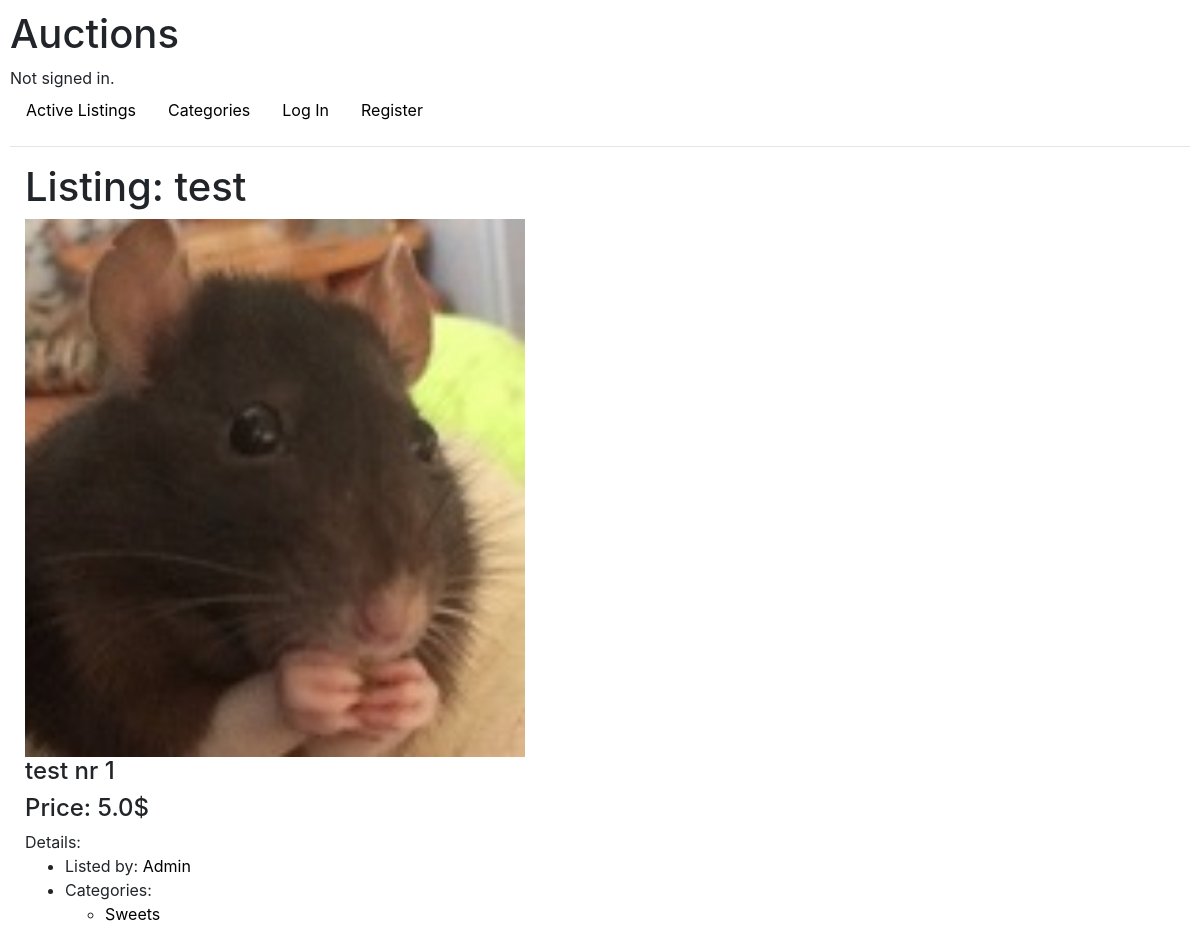
/listings/test, run on an earlier commit of the app's database.
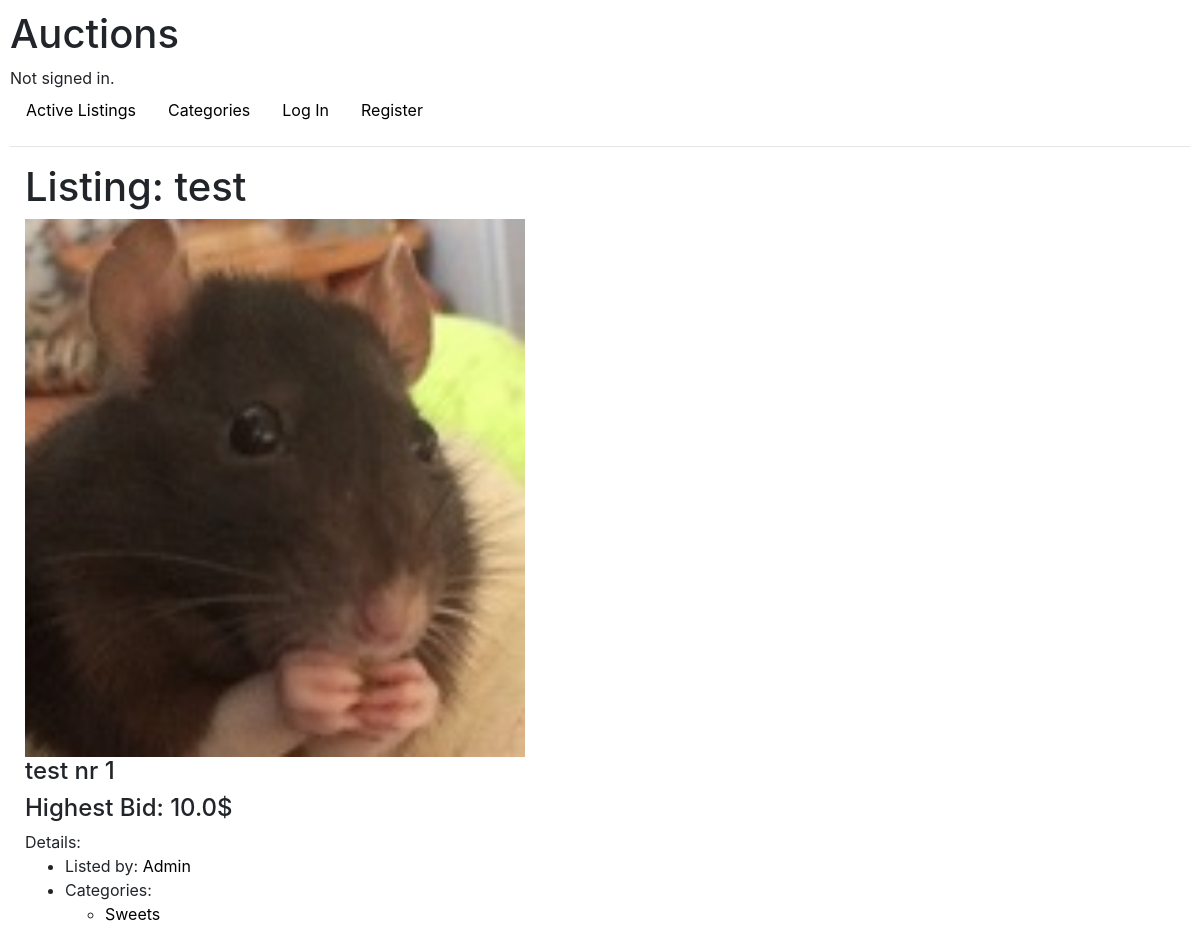
And on a later commit of the database.
### auctions/models.py (models this page shows, shortened)
class Listing(models.Model):
    owner = models.ForeignKey(User, on_delete=models.CASCADE, related_name="Listings")
    title = models.CharField(max_length=64)
    description = models.CharField(max_length=200)
    image = models.ImageField(upload_to="listing_images", blank=True)
    categories = models.ManyToManyField(Category, related_name="listings")
    starting_price = models.FloatField()
    watchlisted = models.ManyToManyField(User, related_name="watchlist", null=True, blank=True)
    creation_date_time = models.DateTimeField(auto_now_add=True)
    active = models.BooleanField()

class Bid(models.Model):
    amount= models.FloatField()
    bidder = models.ForeignKey(User, on_delete=models.CASCADE, related_name="Bids")
    listing = models.ForeignKey(Listing, on_delete=models.CASCADE, related_name="Bids")

### auctions/views.py (the view, shortened to what this page needs)
# urls.py: path("listings/<str:name>", views.listing, name="listing")
def listing(request, name):
    listing = Listing.objects.get(title__exact = name.replace("_"," "))
    highestBid = get_highest_bid(listing)
    lowbid = False
    return render(request, "auctions/listing.html", {
        "name" : name,
        "root" : settings.MEDIA_URL,
        "watchlistForm" : WatchlistForm(),
        "bidForm" : BidForm(),
        "closeForm" : CloseForm(),
        "highestBid" : get_highest_bid(listing),
        "listing" : listing,
        "owner" : User.objects.get(id__exact = listing.owner.id),
        "categories" : listing.categories.all(),
        "lowBid" : lowbid
    })

### auctions/models.py (called while the page is built)
    def __str__(self) ->str:
        return f"{self.name}"

### auctions/views.py (called while the page is built)
def get_highest_bid(listing):
    amount = listing.starting_price
    highestBid = None
    for bid in Bid.objects.filter(listing=listing.id):
            try:
                if bid.amount > amount:
                    amount = bid.amount
                    highestBid = bid
            except IndexError:
                pass
    return highestBid

### auctions/templates/auctions/listing.html (shortened to what this page needs)
{% extends "auctions/layout.html" %}
{% block body %}
<div class="container-fluid">
    <div class="mb-2">
        <h1>Listing: {{ listing.title }}</h1>
    </div>
    <div class="image-div">
        {% if listing.image != "" %}
            <img src="{{root}}{{ listing.image }}"  alt="Listing Image" width="500px">
        {% else %}
            <h2>No Product Picture</h2>
        {% endif %}
    </div>
    <div>
        <h4>{{ listing.description}}</h4>
    </div>
    <div>
        <h4>
            {% if highestBid == None %}
                Price: {{ listing.starting_price }}$
            {% else %}
                Highest Bid: {{ highestBid.amount }}$
            {% endif %}
        </h4>
    </div>
    <div>
        Details:
        <ul>
           <li>Listed by: <a href="{% url 'index' %}">{{ owner }}</a></li>
           <li>Categories:
                <ul>
                    {% for category in categories %}
                        <li>
                            <a href="{% url 'category' category %}">{{ category }}</a>
                        </li>
                    {% endfor %}
                </ul>
           </li>
        </ul>
    </div>
    <br>
</div>
{% endblock %}

What changed in the data, as far as the page shows it:
shown differently, row unchanged: Listing "test": starting_price "5.0" → (not shown)
added Bid: amount "10.0"
Also different on the page:
text no longer shown: "Price:"
text now shown: "Highest Bid:"
